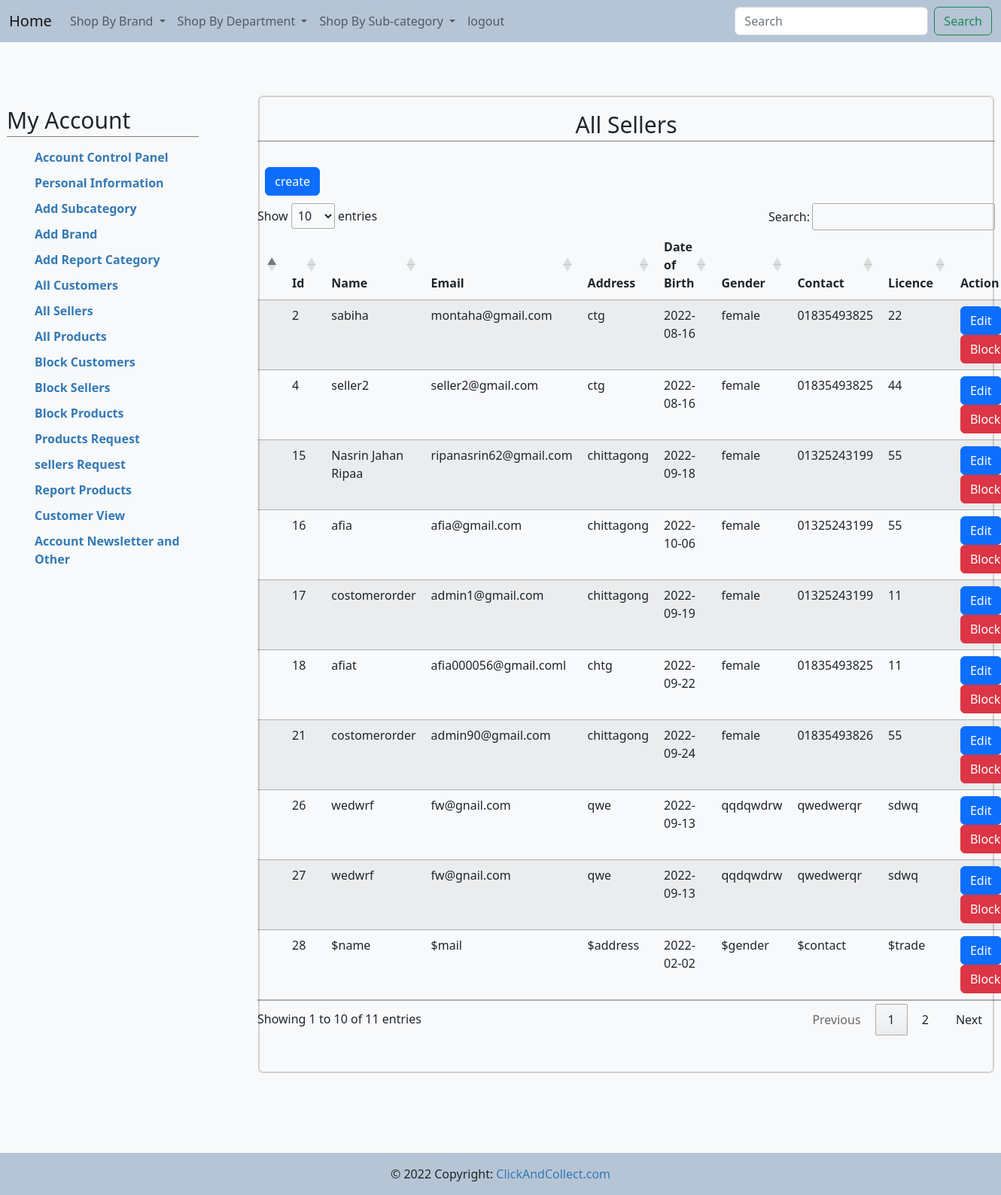
/admin/sellers.php (signed in), run on the app's committed database.
### tables this page shows
CREATE TABLE IF NOT EXISTS `sellers` (
  `s_id` int(11) NOT NULL AUTO_INCREMENT,
  `name` varchar(100) NOT NULL,
  `email` varchar(100) NOT NULL,
  `trade_licence` varchar(255) DEFAULT NULL,
  `experience` varchar(255) DEFAULT NULL,
  `cv` varchar(255) DEFAULT NULL,
  `address` varchar(100) DEFAULT NULL,
  `dob` date DEFAULT NULL,
  `gender` varchar(100) DEFAULT NULL,
  `mobile` varchar(100) NOT NULL,
  `pass` varchar(100) NOT NULL,
  `status` int(255) DEFAULT NULL,
  `img` varchar(255) DEFAULT NULL,
  PRIMARY KEY (`s_id`)
);

### admin/sellers.php (the view, shortened to what this page needs)
<!DOCTYPE html>
<html lang="en">
<head>
        <link href="https://cdn.jsdelivr.net/npm/bootstrap@5.2.1/dist/css/bootstrap.min.css" rel="stylesheet">
        <link rel="stylesheet" href="https://cdn.datatables.net/1.12.1/css/jquery.dataTables.min.css">
        <link href="include/style.css" rel="stylesheet" />
</head>
<body>
<div class="b">
    <?php include 'include/navbar.php' ?>
</div>
<div class="account-page">
<div class="container-fluid">
<div class="row">
<div class="col-sm-3 mt-0 pad">
    <?php include 'include/sidebar.php' ?>
</div>
    <div class="col-sm-9">
        <div class="mt-1 card">
            <div class="card bg-light text-dark">
                <div class="row">
                    <div class="col-md-12 mt-0 mb-5 ml-1">
                        <h2 class="text-center">All Sellers</h2>
                        <br>
                        <div class="row">
                            <div class="col-sm-3 add">
                                <a class="btn btn-primary" href="create_seller.php" >create</a>
                            </div>
                            <br>
                            <br>
                        </div>
                        <table class="table table-striped" id = "allsellers">
                        <thead>
                        <tr>
                            <th></th>
                            <th>Id</th>
                            <th>Name</th>
                            <th>Email</th>
                            <th>Address</th>
                            <th>Date of Birth</th>
                            <th>Gender</th>
                            <th>Contact</th>
                            <th>Licence</th>
                            <th>Action</th>
                        </tr>
                        </thead>
                        <tbody>
                        <?php
                            $table = mysqli_query($con,"CALL read_data_sellers()");
                            while($row = mysqli_fetch_array($table)){
                        ?>
                        <tr>
                        <td></td>
                                <td><?php echo $row['s_id'];?></td>
                                <td><?php echo $row['name']; ?></td>
                                <td><?php echo $row['email'];?></td>
                                <td><?php echo $row['address'];?></td>
                                <td><?php echo $row['dob'];?></td>
                                <td><?php echo $row['gender'];?></td>
                                <td><?php echo $row['mobile'];?></td>
                                <td><?php echo $row['trade_licence'];?></td>
                                <td>
                                <a class = "btn btn-primary" href ="update_seller.php?id=<?php  echo $row['s_id']?>">Edit</a>
                                <a class="btn btn-danger" data-bs-toggle="modal" data-bs-target="#myModal<?php echo $row['s_id'];?>">Block</a>
                                    </td>
                            </tr>
                            <?php } ?>
                        </tbody>
                    </table>
                    </div>
                </div>
            </div>
        </div>
    </div>
</div>
</div>
</div>
<div class="bot">
   <?php include 'include/footer.php' ?>
</div>
</body>
</html>

### admin/include/style.css (style rules this page uses)
.account-page { padding-top:5%; }
.b { background-color: #b6c5d5!important; }
body { background-color: #f8f9fa; }
.account-page h2 { padding-bottom: 5px; border-bottom: 1px solid #808080; }
.row { margin-right: -15px; margin-left: -15px; }
* { -webkit-box-sizing: border-box; -moz-box-sizing: border-box; box-sizing: border-box; }
div { display: block; }
a { color: #3a2bd3; -webkit-transition: all 0.3s ease; transition: all 0.3s ease; }
a { background-color: transparent; }
a { color: #337ab7; text-decoration: none; text-decoration-line: none; text-decoration-thickness: none; text-decoration-style: none; text-decoration-color: none; }
.h2, h2 { font-size: 30px; }
.h1, .h2, .h3, h1, h2, h3 { margin-top: 20px; margin-bottom: 10px; }
.h1, .h2, .h3, .h4, .h5, .h6, h1, h2, h3, h4, h5, h6 { font-family: inherit; font-weight: 500; line-height: 1.1; color: inherit; }

### admin/sellers.php (style rules this page uses)
.pad { padding-right :5%; }
.bot { padding-top:8%; }
.add { padding-left:2.5%; }

### data on the page
sellers: s_id "2", name "sabiha", email "montaha@gmail.com", address "ctg", dob "2022-08-16", gender "female", mobile "01835493825", trade_licence "22"
sellers: s_id "4", name "seller2", email "seller2@gmail.com", address "ctg", dob "2022-08-16", gender "female", mobile "01835493825", trade_licence "44"
sellers: s_id "15", name "Nasrin Jahan Ripaa", email "ripanasrin62@gmail.com", address "chittagong", dob "2022-09-18", gender "female", mobile "01325243199", trade_licence "55"
sellers: s_id "16", name "afia", email "afia@gmail.com", address "chittagong", dob "2022-10-06", gender "female", mobile "01325243199", trade_licence "55"
sellers: s_id "17", name "costomerorder", email "admin1@gmail.com", address "chittagong", dob "2022-09-19", gender "female", mobile "01325243199", trade_licence "11"
sellers: s_id "18", name "afiat", email "afia000056@gmail.coml", address "chtg", dob "2022-09-22", gender "female", mobile "01835493825", trade_licence "11"
sellers: s_id "21", name "costomerorder", email "admin90@gmail.com", address "chittagong", dob "2022-09-24", gender "female", mobile "01835493826", trade_licence "55"
sellers: s_id "26", name "wedwrf", email "fw@gnail.com", address "qwe", dob "2022-09-13", gender "qqdqwdrw", mobile "qwedwerqr", trade_licence "sdwq"
sellers: s_id "27", name "wedwrf", email "fw@gnail.com", address "qwe", dob "2022-09-13", gender "qqdqwdrw", mobile "qwedwerqr", trade_licence "sdwq"
sellers: s_id "28", name "$name", email "$mail", address "$address", dob "2022-02-02", gender "$gender", mobile "$contact", trade_licence "$trade"
